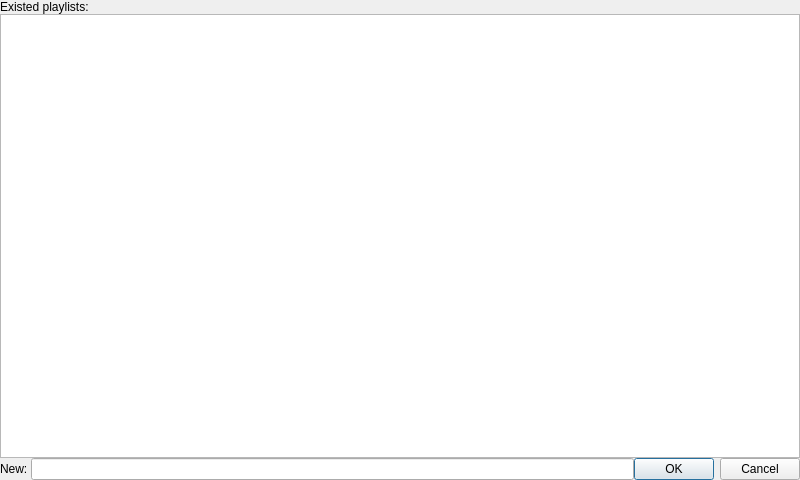
<?xml version="1.0" encoding="UTF-8"?>
<ui version="4.0">
 <class>SavePlaylistDialog</class>
 <widget class="QDialog" name="SavePlaylistDialog">
  <property name="geometry">
   <rect>
    <x>0</x>
    <y>0</y>
    <width>800</width>
    <height>480</height>
   </rect>
  </property>
  <property name="windowTitle">
   <string>Save playlist</string>
  </property>
  <layout class="QVBoxLayout" name="verticalLayout">
   <property name="spacing">
    <number>0</number>
   </property>
   <property name="margin">
    <number>0</number>
   </property>
   <item>
    <widget class="QLabel" name="label">
     <property name="text">
      <string>Existed playlists:</string>
     </property>
    </widget>
   </item>
   <item>
    <widget class="QListWidget" name="listWidget"/>
   </item>
   <item>
    <layout class="QHBoxLayout" name="horizontalLayout">
     <item>
      <widget class="QLabel" name="label_2">
       <property name="text">
        <string>New: </string>
       </property>
      </widget>
     </item>
     <item>
      <widget class="QLineEdit" name="lineEdit"/>
     </item>
     <item>
      <widget class="QDialogButtonBox" name="buttonBox">
       <property name="sizePolicy">
        <sizepolicy hsizetype="Fixed" vsizetype="Fixed">
         <horstretch>0</horstretch>
         <verstretch>0</verstretch>
        </sizepolicy>
       </property>
       <property name="minimumSize">
        <size>
         <width>150</width>
         <height>0</height>
        </size>
       </property>
       <property name="orientation">
        <enum>Qt::Horizontal</enum>
       </property>
       <property name="standardButtons">
        <set>QDialogButtonBox::Cancel|QDialogButtonBox::Ok</set>
       </property>
      </widget>
     </item>
    </layout>
   </item>
  </layout>
 </widget>
 <resources/>
 <connections>
  <connection>
   <sender>buttonBox</sender>
   <signal>accepted()</signal>
   <receiver>SavePlaylistDialog</receiver>
   <slot>accept()</slot>
   <hints>
    <hint type="sourcelabel">
     <x>248</x>
     <y>254</y>
    </hint>
    <hint type="destinationlabel">
     <x>157</x>
     <y>274</y>
    </hint>
   </hints>
  </connection>
  <connection>
   <sender>buttonBox</sender>
   <signal>rejected()</signal>
   <receiver>SavePlaylistDialog</receiver>
   <slot>reject()</slot>
   <hints>
    <hint type="sourcelabel">
     <x>316</x>
     <y>260</y>
    </hint>
    <hint type="destinationlabel">
     <x>286</x>
     <y>274</y>
    </hint>
   </hints>
  </connection>
 </connections>
</ui>
